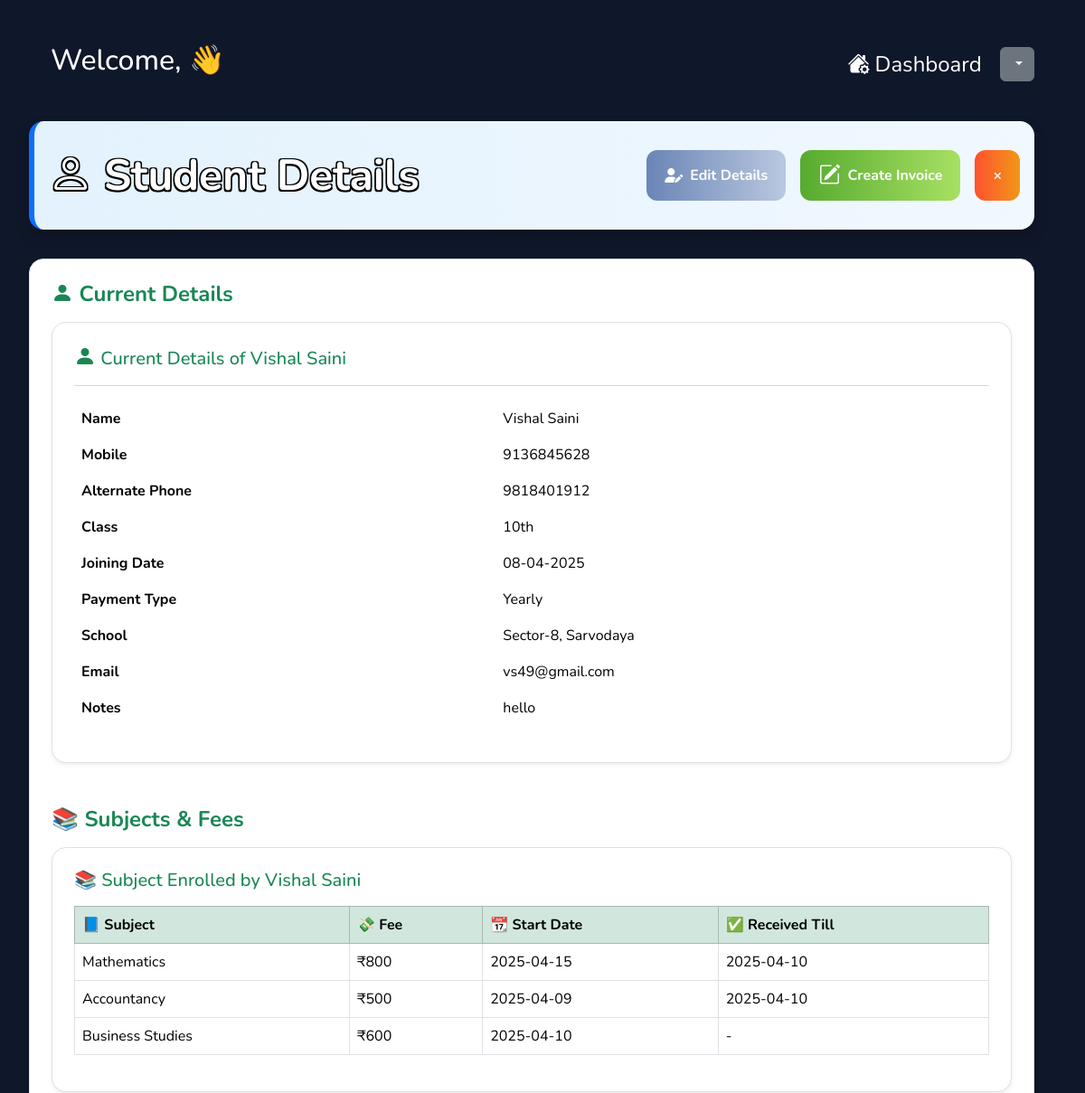
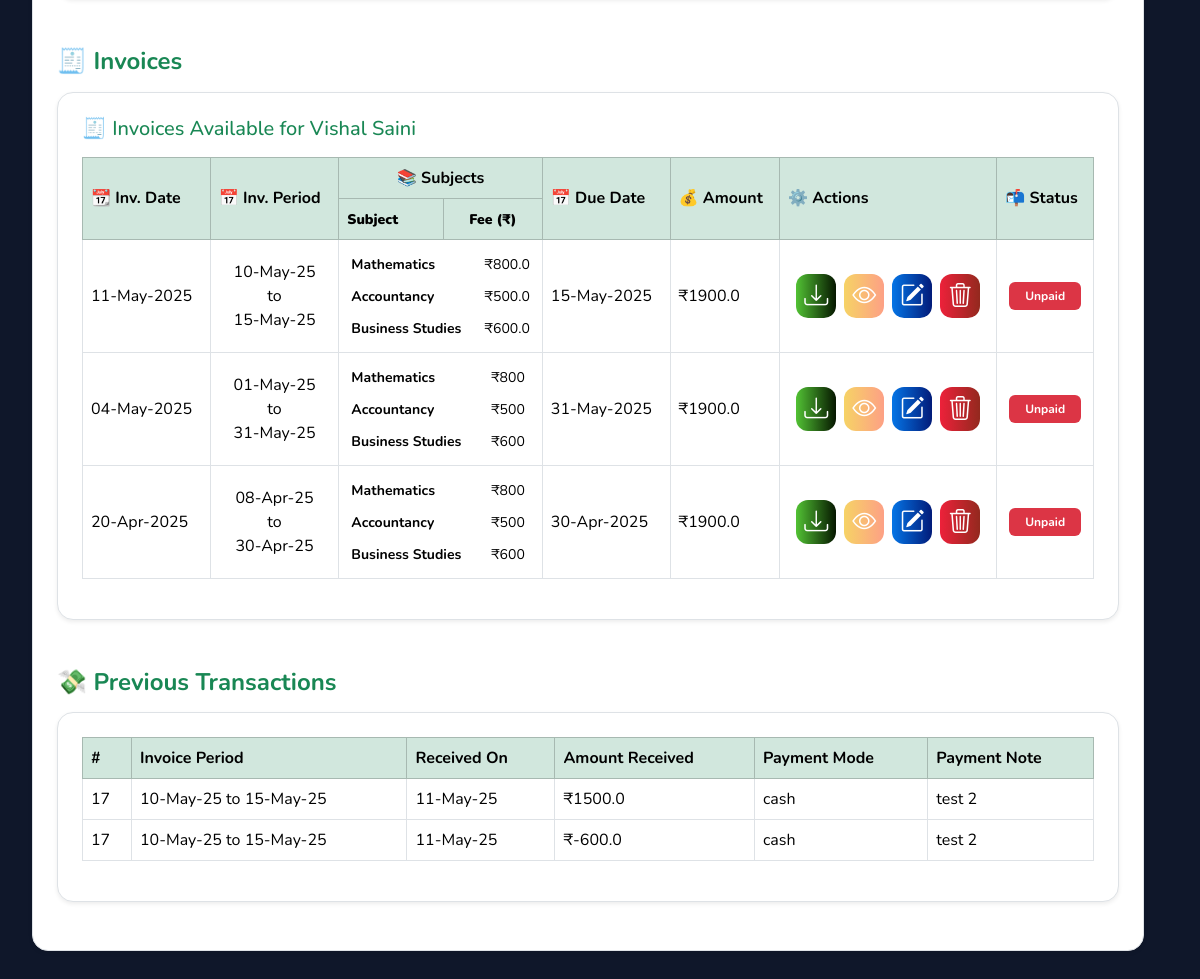
Screenshot of /student/1 with the database file from the repository (2 pictures, top to bottom).
### models.py (models this page shows, shortened)
class Student(db.Model):
    id = db.Column(db.Integer, primary_key=True)
    name = db.Column(db.String(100), nullable=False)
    class_name = db.Column(db.String(10), nullable=False)
    mobile = db.Column(db.String(15), nullable=False)
    alternate_phone = db.Column(db.String(15))
    email = db.Column(db.String(100))
    school = db.Column(db.String(100))
    joining_date = db.Column(db.Date, nullable=False, default=date.today)
    payment_type = db.Column(db.String(10), nullable=False)  # Monthly or Yearly
    subjects_fees = db.Column(JSON, nullable=False)
    notes = db.Column(db.Text)
    invoices = db.relationship('Invoice', backref='student', lazy=True, cascade="all, delete-orphan")
    @property
    def parsed_subjects_fees(self):
        if isinstance(self.subjects_fees, str):
            return json.loads(self.subjects_fees or '{}')
        return self.subjects_fees or {}
    def update_subjects_received_till(self):
        for invoice in sorted(self.invoices, key=lambda x: x.to_date, reverse=True):
            if invoice.status == 'paid':
                for subject in invoice.subjects:
                    current = self.subjects_fees.get(subject, {}).get("received_till")
                    to_date_str = invoice.to_date.strftime("%Y-%m-%d")
                    if not current or datetime.strptime(to_date_str, "%Y-%m-%d").date() > datetime.strptime(current, "%Y-%m-%d").date():
                        if subject in self.subjects_fees:
                            self.subjects_fees[subject]["received_till"] = to_date_str
                break  # Only update based on latest paid invoice

class Invoice(db.Model):
    id = db.Column(db.Integer, primary_key=True)
    student_id = db.Column(db.Integer, db.ForeignKey('student.id'), nullable=False)
    invoice_date = db.Column(db.Date, nullable=False, default=datetime.utcnow)  # When invoice is generated
    from_date = db.Column(db.Date, nullable=False)  # Start of invoice period
    to_date = db.Column(db.Date, nullable=False)    # End of invoice period
    fee_received_on = db.Column(db.Date)            # Actual payment date (if received)
    amount = db.Column(db.Float, nullable=False)            # Invoice total
    amount_received = db.Column(db.Float, default=0.0)       # Payment received
    pending = db.Column(db.Float, default=0.0)               # Auto: amount - amount_received
    advance_payment = db.Column(db.String(10))               # 'yes' or 'no'
    payment_mode = db.Column(db.String(20))                  # 'online' or 'cash'
    payment_note = db.Column(db.Text)
    subjects = db.Column(JSON, nullable=False)
    status = db.Column(db.String(20), default='unpaid')      # 'paid' or 'unpaid'
    invoice_note = db.Column(db.Text)
    transactions = db.relationship('PaymentTransaction', back_populates='invoice', lazy=True)
    def update_summary(self):
        total_received = sum(t.amount for t in self.transactions)
        self.amount_received = total_received
        self.pending = self.amount - total_received
        self.fee_received_on = max((t.received_on for t in self.transactions), default=None)
        self.status = 'paid' if self.pending <= 0 else 'unpaid'

class PaymentTransaction(db.Model):
    id = db.Column(db.Integer, primary_key=True)
    invoice_id = db.Column(db.Integer, db.ForeignKey('invoice.id'), nullable=False)
    student_id = db.Column(db.Integer, db.ForeignKey('student.id'), nullable=False)
    amount = db.Column(db.Float, nullable=False)
    received_on = db.Column(db.Date, default=datetime.utcnow)
    payment_mode = db.Column(db.String(50))
    payment_note = db.Column(db.String(255))
    invoice = db.relationship('Invoice', back_populates='transactions')
    student = db.relationship('Student', backref='payment_transactions')

### app.py (the view)
@app.route('/student/<int:student_id>')
def view_student(student_id):
    source = request.args.get('from_', 'students')  # default to 'students'
    student = Student.query.get_or_404(student_id)
    for invoice in student.invoices:
        invoice.update_summary()
    student.update_subjects_received_till()
    db.session.commit()
    invoices = Invoice.query.filter_by(student_id=student.id).order_by(Invoice.from_date.desc()).all()
    all_transactions = db.session.query(PaymentTransaction, Invoice).join(Invoice).filter(PaymentTransaction.student_id == student.id).order_by(PaymentTransaction.received_on.desc()).all()
    subjects_fees = student.parsed_subjects_fees
    return render_template('view_student.html', student=student, invoices=invoices, subject_fees=subjects_fees, source=source, all_transactions=all_transactions)

### app.py (called while the page is built)
@app.context_processor
def inject_csrf_token():
    return dict(csrf_token=generate_csrf)

### templates/view_student.html (shortened to what this page needs)
{% extends 'base.html' %}
{% block content %}
<div class="row justify-content-center col-md-12">
  <div class="page-head gr-bg-white">
    <div class="fancy-heading"><i class="bi bi-person fancy-heading"></i> Student Details</div>
    <div class="d-flex flex-wrap gap-2">
      <a href="{{ url_for('edit_student', student_id=student.id) }}" class="btn-gradient btn-gray me-2"><i class="fa-solid fa-user-pen"></i> Edit Details</a>
      <a href="{{ url_for('create_invoice', student_id=student.id, source='student') }}" class="btn-gradient btn-green me-2"><i class="bi bi-pencil-square"></i> Create Invoice</a>
      {% if source == 'invoices' %}<a href="{{ url_for('invoices') }}" class="btn-gradient btn-red" title="Close">×</a>{% else %}<a href="{{ url_for('student_records') }}" class="btn-gradient btn-red" title="Close">×</a>{% endif %}
    </div>
  </div>
  <div class="bg-white border rounded-4 shadow-sm p-4 mb-4">
    <h4 class="fw-bold text-success mb-3"><i class="bi bi-person-fill"></i> Current Details</h4>
    <div class="bg-white border rounded-4 shadow-sm p-4 mb-4">
      <h5 class="text-success mb-3"><i class="bi bi-person-fill"></i> Current Details of {{ student.name }}</h5>
      <hr class="my-3 text-success">
      <div class="table-responsive">
        <table class="table table-borderless align-middle">
          <tbody class="text-danger">
            <tr><td><b>Name</b></td><td>{{ student.name }}</td></tr>
            <tr><td><b>Mobile</b></td><td>{{ student.mobile }}</td></tr>
            <tr><td><b>Alternate Phone</b></td><td>{{ student.alternate_phone or 'N/A' }}</td></tr>
            <tr><td><b>Class</b></td><td>{{ student.class_name }}</td></tr>
            <tr><td><b>Joining Date</b></td><td>{{ student.joining_date.strftime('%d-%m-%Y') }}</td></tr>
            <tr><td><b>Payment Type</b></td><td>{{ student.payment_type }}</td></tr>
            <tr><td><b>School</b></td><td>{{ student.school or 'N/A' }}</td></tr>
            <tr><td><b>Email</b></td><td>{{ student.email or 'N/A' }}</td></tr>
            <tr><td><b>Notes</b></td><td>{{ student.notes or 'N/A' }}</td></tr>
          </tbody>
        </table>
      </div>
    </div>
    <h4 class="mb-3 mt-5 text-success fw-bold">📚 Subjects & Fees</h4>
    {% if subject_fees %}
    <div class="bg-white border rounded-4 shadow-sm p-4 mb-4">
      <h5 class="text-success mb-3">📚 Subject Enrolled by {{ student.name }}</h5>
      <div class="table-responsive">
        <table class="table table-bordered align-middle">
          <thead class="table-success">
            <tr>
              <th>📘 Subject</th>
              <th>💸 Fee</th>
              <th>📆 Start Date</th>
              <th>✅ Received Till</th>
            </tr>
          </thead>
          <tbody>
            {% for subject, data in subject_fees.items() %}
            <tr>
              <td>{{ subject }}</td>
              <td>₹{{ data['fee'] }}</td>
              <td>{{ data['start_date'] or '-' }}</td>
              <td>{{ data['received_till'] or '-' }}</td>
            </tr>
            {% endfor %}
          </tbody>
        </table>
      </div>
    </div>
    {% else %}
    <div class="alert alert-info mt-4">No subjects or fees recorded.</div>
    {% endif %}
    <h4 class="mb-3 mt-5 text-success fw-bold">🧾 Invoices</h4>
    {% if invoices %}
    <div class="bg-white border rounded-4 shadow-sm p-4 mb-4">
      <h5 class="text-success mb-3">🧾 Invoices Available for {{ student.name }}</h5>
      <div class="table-responsive">
        <table class="table table-bordered align-middle">
          <thead class="table-success">
            <tr style="vertical-align: middle;">
              <th rowspan="2">📆 Inv. Date</th>
              <th rowspan="2">📅 Inv. Period</th>
              <th colspan="2" class="text-center">📚 Subjects</th>
              <th rowspan="2">📅 Due Date</th>
              <th rowspan="2">💰 Amount</th>
              <th rowspan="2">⚙️ Actions</th>
              <th rowspan="2">📬 Status</th>
            </tr>
            <tr>
              <th><small><strong>Subject</strong></small></th>
              <th class="text-center"><small><strong>Fee (₹)</strong></small></th>
            </tr>
          </thead>
          <tbody>
            {% for invoice in invoices %}
            <tr>
              <td>{{ invoice.invoice_date.strftime('%d-%b-%Y') }}</td>
              <td class="text-center"><div>{{ invoice.from_date.strftime('%d-%b-%y') }}</div><div>to</div><div>{{ invoice.to_date.strftime('%d-%b-%y') }}</div></td>
              <td colspan="2">
                {% for subject, details in invoice.subjects.items() %}
                <table class="table table-borderless table-sm mb-0" style="width: 100%;">
                  <tr>
                    <td style="width: 75%;"><small><strong>{{ subject }}</strong></small></td>
                    <td style="width: 25%;"><small>₹{{ details.fee }}</small></td>
                  </tr>
                </table>
                {% endfor %}
              </td>
              <td>{{ invoice.to_date.strftime('%d-%b-%Y') }}</td>
              <td>₹{{ invoice.amount }}</td>
              <td class="text-center">
                <div class="d-flex flex-wrap gap-2 justify-content-center">
                <a href="{{ url_for('invoice_pdf', invoice_id=invoice.id) }}" class="icon-gradient gr-bg-green-h act-btn" title="Download PDF"><i class="bi bi-download"></i></a>
                <a href="{{ url_for('view_invoice', invoice_id=invoice.id, source='student') }}" class="icon-gradient gr-bg-orange act-btn" title="View Invoice"><i class="bi bi-eye"></i></a>
                <a href="{{ url_for('edit_invoice', invoice_id=invoice.id, source='student') }}" class="icon-gradient gr-bg-blue-h act-btn" title="Edit Invoice"><i class="bi bi-pencil-square"></i></a>
                <form method="POST" action="{{ url_for('delete_invoice', invoice_id=invoice.id) }}" style="display:inline;" onsubmit="return confirm('Are you sure you want to delete this invoice?');">
                  <button type="submit" class="icon-gradient gr-bg-red-h act-btn" title="Delete Invoice"><i class="bi bi-trash3"></i></button>
                </form>
              </div>
              </td>
              <td class="text-center"><span class="badge status-badge px-3 py-2 bg-{{ 'success' if invoice.status == 'paid' else 'danger' }}">{{ invoice.status.capitalize() }}</span></td>
            </tr>
            {% endfor %}
          </tbody>
        </table>
      </div>
      {% else %}
      <div class="alert alert-info mt-4">No invoices found.</div>
      {% endif %}
    </div>
    <h4 class="fw-bold text-success mb-3 mt-5">💸 Previous Transactions</h4>
    <div class="bg-white border rounded-4 shadow-sm p-4 mb-4">
      <div class="table-responsive">
        <table class="table table-bordered align-middle">
          <thead class="table-success">
            <tr>
              <th>#</th>
              <th>Invoice Period</th>
              <th>Received On</th>
              <th>Amount Received</th>
              <th>Payment Mode</th>
              <th>Payment Note</th>
            </tr>
          </thead>
          <tbody>
            {% for transaction, invoice in all_transactions %}
              {% if transaction %}
              <tr>
                <td>{{ invoice.id }}</td>
                <td>{{ invoice.from_date.strftime('%d-%b-%y') }} to {{ invoice.to_date.strftime('%d-%b-%y') }}</td>
                <td>{{ invoice.fee_received_on.strftime('%d-%b-%y') if invoice.fee_received_on else '-' }}</td>
                <td>₹{{ transaction.amount }}</td>
                <td>{{ transaction.payment_mode or '-' }}</td>
                <td>{{ transaction.payment_note or '-' }}</td>
              </tr>
              {% endif %}
            {% else %}
              <tr><td colspan="6" class="text-center">No transactions available.</td></tr>
            {% endfor %}
          </tbody>
        </table>
      </div>
    </div>
  </div>
</div>
{% endblock %}

### static/css/style.css (style rules this page uses)
body { background: #0f172a; font-family: 'Nunito', sans-serif; color: white; margin: 0; padding: 2rem; }
a { text-decoration: none; }
.bi { font-size: 1.5rem; }
.page-head { border-radius: 16px; padding: 1.5rem 1rem; box-shadow: 0 8px 16px rgba(0, 0, 0, 0.2); transition: all 0.5s ease; display: flex; justify-content: space-between; align-items: center; margin-bottom: 2rem; border-left: 6px solid #0d6efd; }
.fancy-heading { font-family: 'Nunito', sans-serif; font-weight: 700; font-size: 3rem; text-align: center; text-shadow: 1px 1px 3px rgba(13, 110, 253, 0.3); color: white; text-shadow: -1.5px -1.5px 0 #000, 1.5px -1.5px 0 #000, -1.5px 1.5px 0 #000, 1.5px 1.5px 0 #000; }
.btn-gradient { border: none; color: white; padding: 10px 20px; border-radius: 12px; font-weight: bold; cursor: pointer; transition: all 0.3s ease-in-out; font-size: 1rem; display: inline-flex; align-items: center; justify-content: center; gap: 0.5rem; }
.btn-green { background: linear-gradient(to right, #56ab2f, #a8e063); }
.btn-gray { background: linear-gradient(to right, #6a85b6, #bac8e0); }
.btn-red { background: linear-gradient(to right, #ff512f, #f09819); }
.gr-bg-green-h { background: linear-gradient(to right, #52c234, #061700); }
.gr-bg-red-h { background: linear-gradient(to right, #ed213a, #93291e); }
.gr-bg-blue-h { background: linear-gradient(to right, #0575e6, #021b79); }
.gr-bg-orange { background: linear-gradient(to right, #f6d365, #fda085); }
.gr-bg-white { background: linear-gradient(to right, #e3f2fd, #f1f8ff); }
.icon-gradient { border: none; color: white; padding: 6px 12px; border-radius: 12px; font-weight: bold; cursor: pointer; transition: all 0.3s ease-in-out; font-size: 1rem; display: inline-flex; align-items: center; justify-content: center; gap: 0.5rem; }
.act-btn { padding: 4px 8px !important; }

### rows the page displays
Student: name "Vishal Saini", mobile "9136845628", alternate_phone "9818401912", class_name "10th", joining_date "08-04-2025", payment_type "Yearly", school "Sector-8, Sarvodaya", email "vs49@gmail.com", notes "hello"
Invoice: invoice_date "11-May-2025", from_date "10-May-25", to_date "15-May-25", subjects "Mathematics" "Accountancy" "Business Studies", fee "800.0" "500.0" "600.0", to_date "15-May-2025", amount "1900.0", status "Unpaid"
Invoice: invoice_date "04-May-2025", from_date "01-May-25", to_date "31-May-25", subjects "Mathematics" "Accountancy" "Business Studies", fee "800" "500" "600", to_date "31-May-2025", amount "1900.0", status "Unpaid"
Invoice: invoice_date "20-Apr-2025", from_date "08-Apr-25", to_date "30-Apr-25", subjects "Mathematics" "Accountancy" "Business Studies", fee "800" "500" "600", to_date "30-Apr-2025", amount "1900.0", status "Unpaid"
PaymentTransaction: id "17", from_date "10-May-25", to_date "15-May-25", fee_received_on "11-May-25"
PaymentTransaction: id "17", from_date "10-May-25", to_date "15-May-25", fee_received_on "11-May-25"

### other values shown
{{ subject }} "Mathematics" "Accountancy" "Business Studies"
{{ data['fee'] }} "800" "500" "600"
{{ data['start_date'] or '-' }} "2025-04-15" "2025-04-09" "2025-04-10"
{{ data['received_till'] or '-' }} "2025-04-10" "2025-04-10" "-"
